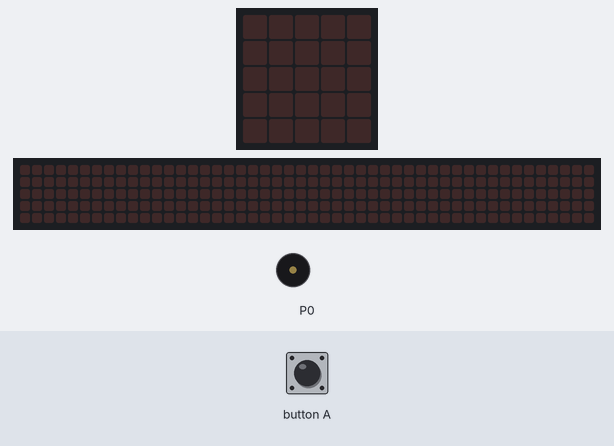
A program run on a simulated BBC micro:bit (MakeCode). Parts: the board's 5×5 LED display, a strip that is not on the board, showing the scrolling text unrolled, buzzer (waves = sounding). The inputs (shaded band) are chosen by the test bench. The 48×5 strip is a reading aid, not a part: it shows the text the display is scrolling, unrolled, one strip-width of it at a time.

Above: at 1.2 s.
1.3 s: button A pressed for 0.15 s
At 7.7 s:
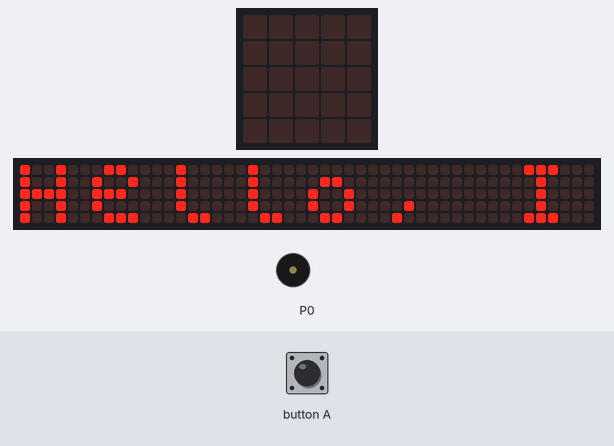
At 17.1 s:
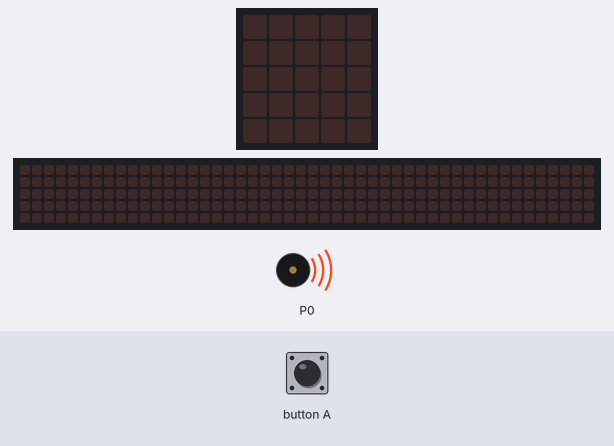
Timing chart, 0 to 18.7 s (numbered marks = the images above; inputs shaded):
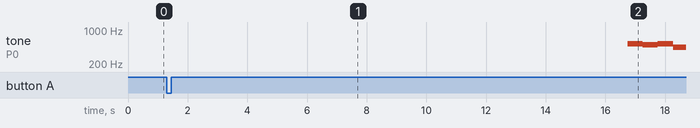

The program:

main.ts
```typescript
input.onButtonPressed(Button.A, function () {
    basic.showString("Hello, I am QiQi")
    music.playMelody("C5 B C5 A G C5 B C5 ", 120)
    basic.showLeds(`
        . . # . .
        . # . # .
        # . . . #
        . # . # .
        . . # . #
        `)
    music.playMelody("C5 F G B F E C5 A ", 120)
    basic.showIcon(IconNames.Yes)
    basic.pause(500)
    basic.clearScreen()
    basic.showString("Byebye")
    basic.clearScreen()
})
```

test.ts
```typescript
// 在此处测试；当此软件包作为插件使用时，将不会编译此软件包。
```

Measured:
- after the input at 1.3 s, tone on P0: silent → 523 Hz after 15.5 s, → 494 Hz 0.51 s later, → 523 Hz 0.51 s later, → 440 Hz 0.51 s later; the display: changes after 0.15 s (image 1)
- what the display in image 1 shows lasts 0.7 s, from 7.2 s to 7.9 s
